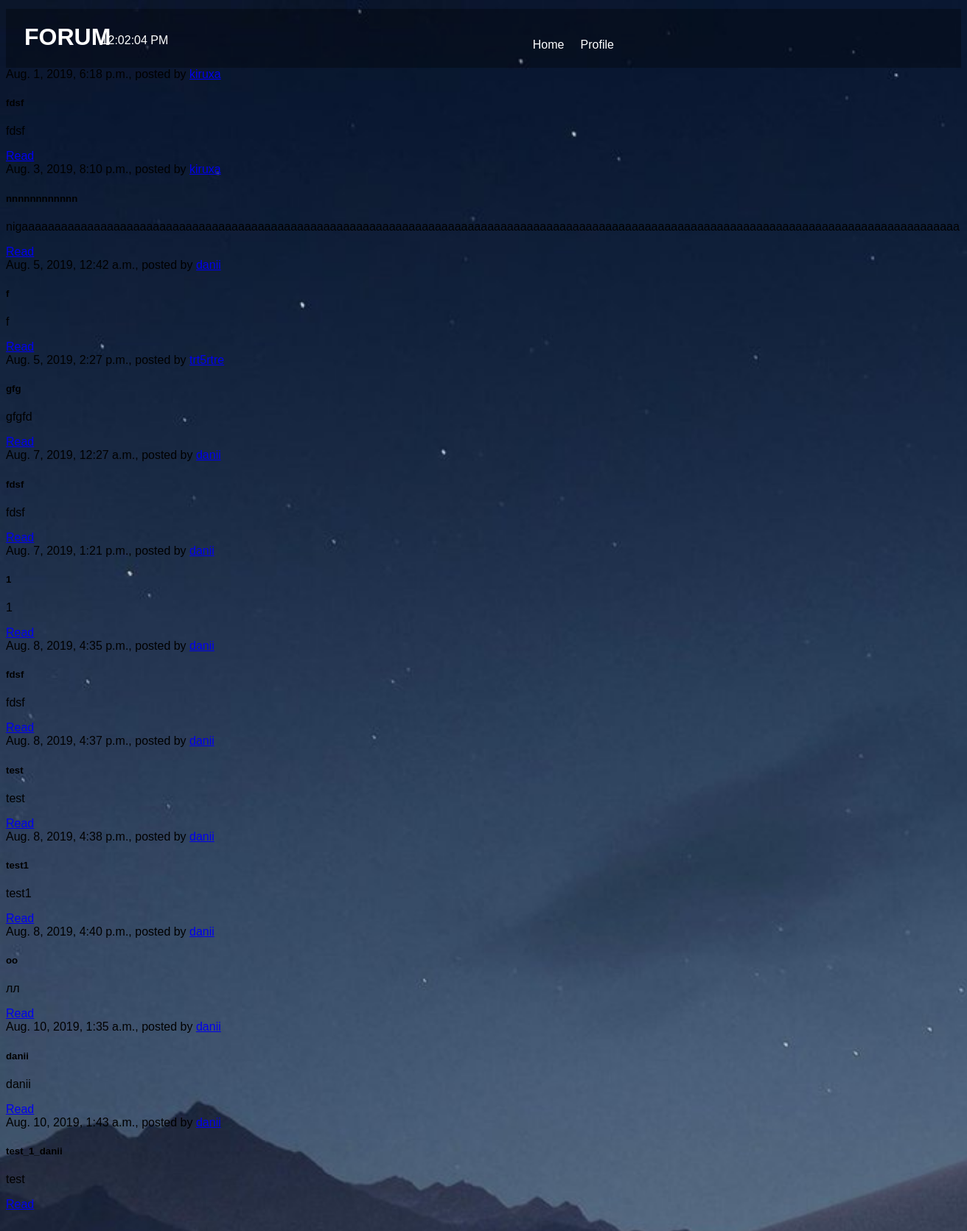
The app's page / (signed in) with its own data.
### blog/models.py (models this page shows, shortened)
class Post(models.Model):
    author = models.ForeignKey(settings.AUTH_USER_MODEL, on_delete=models.CASCADE)
    title = models.CharField(max_length=200)
    text = models.TextField()
    created_date = models.DateTimeField(default=timezone.now)
    published_date = models.DateTimeField(blank=True, null=True)

### blog/views.py (the view)
# urls.py: path('', views.post_list, name='post_list'),
def post_list(request):
    posts = Post.objects.filter(published_date__lte=timezone.now()).order_by('published_date')
    return render(request, 'blog/post_list.html', {'posts': posts})

### blog/templates/blog/post_list.html (shortened to what this page needs)
{% extends 'blog/base.html' %}
{% block content %}
    {% for post in posts %}
        <div class="card mb-4">
            <div class="card-header">
                {{ post.published_date }}, posted by <a href="#">{{post.author}}</a>
            </div>
        <div class="card-body">
            <h5 class="card-title">{{ post.title }}</h5>
        <p class="card-text">{{ post.text|truncatewords:15 }}</p>
        <a href="{% url 'post_detail' pk=post.pk %}" class="btn btn-light">Read</a>
      </div>
    </div>
    {% endfor %}
{% endblock %}

### blog/templates/blog/base.html (shortened to what this page needs)
<!DOCTYPE html>
{% load static %}
<html lang="en">
<head>
	<link rel="stylesheet" type="text/css" href="{% static 'css/blog.css' %}">
	<link rel="stylesheet" type="text/css" href="{% static 'css/font-awesome-4.7.0/font-awesome-4.7.0/css/font-awesome.css' %}">
</head>
<body>
	<header>
		<div class="logo">
			<h1 id="logo">FORUM</h1>
		</div>
		<div class="pages">
			<a href="{% url 'profile' %}">Profile</a>
			<a href="/" id="news">Home</a>
		</div>
		<time id="time">12:02:04 PM</time>
	</header>
	<div>
		{% if user.is_authenticated %}
			{% block content %}
			{% endblock %}
		{% endif %}
	</div>
</body>
</html>

### blog/static/dev/css/blog.css (style rules this page uses)
body { background-image: url(../image/desert.jpg); -webkit-background-size:cover; background-size: cover; background-attachment: fixed; font-family: Arial, Helvetica, sans-serif; }
header { position: relative; background: rgba(0,0,0,.3); height: 80px; margin-top: -1%; }
.logo h1 { color: #fff; margin-left: 25px; padding-top: 20px; }
#logo { margin-top: 25px; }
.pages a { position: absolute; margin-left: 60%; margin-top: -3%; text-decoration: none; color: #fff; padding:0 2px; }
#news { position: absolute; left: -5%; }
#time { position: absolute; top: 34px; left: 10%; color: #fff; }

### records on screen
Post: published_date "Aug. 1, 2019, 6:18 p.m.", title "fdsf", text "fdsf"
Post: published_date "Aug. 3, 2019, 8:10 p.m.", author "kiruxa", title "nnnnnnnnnnnn", text "nigaaaaaaaaaaaaaaaaaaaaaaaaaaaaaaaaaaaaaaaaaaaaaaaaaaaaaaaaaaaaaaaaaaaaaaaaaaaaaaaaaaaaaaaaaaaaaaaaaaaaaaaaaaaaaaaaaaaaaaaaaaaaaaaaaaaaaaaaaaaaaaa"
Post: published_date "Aug. 5, 2019, 12:42 a.m.", title "f", text "f"
Post: published_date "Aug. 5, 2019, 2:27 p.m.", title "gfg", text "gfgfd"
Post: published_date "Aug. 7, 2019, 12:27 a.m.", title "fdsf", text "fdsf"
Post: published_date "Aug. 7, 2019, 1:21 p.m.", author "danii", title "1", text "1"
Post: published_date "Aug. 8, 2019, 4:35 p.m.", author "danii", title "fdsf", text "fdsf"
Post: published_date "Aug. 8, 2019, 4:37 p.m.", author "danii", title "test", text "test"
Post: published_date "Aug. 8, 2019, 4:38 p.m.", author "danii", title "test1", text "test1"
Post: published_date "Aug. 8, 2019, 4:40 p.m.", author "danii", title "оо", text "лл"
Post: published_date "Aug. 10, 2019, 1:35 a.m.", author "danii", title "danii", text "danii"
Post: published_date "Aug. 10, 2019, 1:43 a.m.", title "test_1_danii", text "test"
